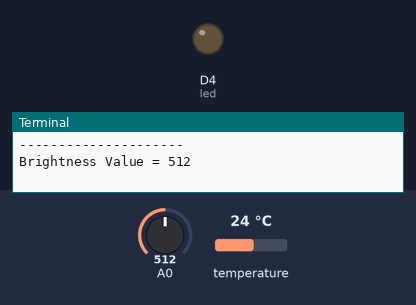
Bench run of a program on a simulated Raspberry Pi (BCM pin numbers) with a GrovePi. On the bench: output pins drawn as LEDs (lit = HIGH), the last lines printed to the terminal. Inputs (shaded band) come from the test bench; at power-on: A0 = 512, temperature 24 °C (analog values on the 0–1023 scale). Web requests get an empty 200 reply after 0.4 s.

Above: at 1.2 s.
1.3 s: A0 set to 495
At 6.6 s:
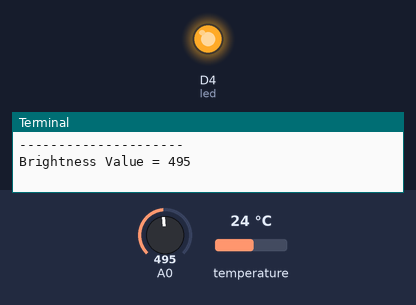
7.7 s: A0 set to 716
At 12.1 s:
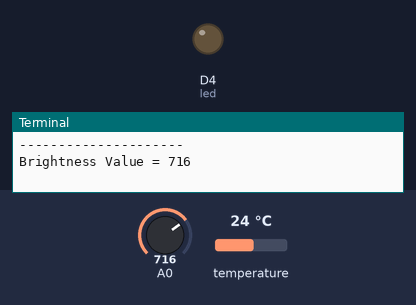
14.1 s: A0 set to 511
At 16.5 s:
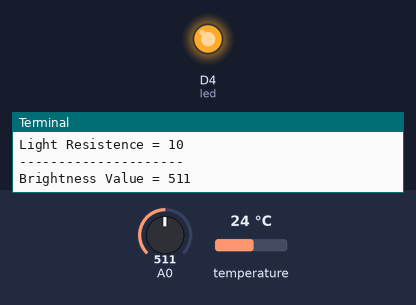
Timing chart, 0 to 18.0 s (numbered marks = the images above; inputs shaded):
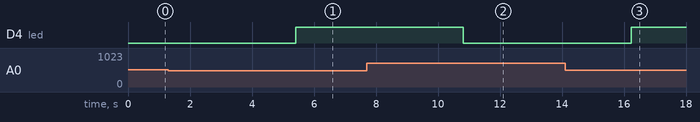

Measured:
- the behaviour switches between 512 and 511 on A0 (found by bisection; images 0 and 1)
- after the input at 1.3 s, D4 (led): LOW → HIGH after 4.1 s
- after the input at 7.7 s, D4 (led): HIGH → LOW after 3.1 s
- after the input at 14.1 s, D4 (led): LOW → HIGH after 2.1 s

The program:

smart_solar_http.py
```python
#!/usr/bin/env python
#
# GrovePi Example for using the Grove Temperature Sensor (http://www.seeedstudio.com/wiki/Grove_-_Temperature_Sensor)
#
# The GrovePi connects the Raspberry Pi and Grove sensors.  You can learn more about GrovePi here:  http://www.dexterindustries.com/GrovePi
#
# Have a question about this example?  Ask on the forums here:  http://forum.dexterindustries.com/c/grovepi
#
'''
## License

The MIT License (MIT)

GrovePi for the Raspberry Pi: an open source platform for connecting Grove Sensors to the Raspberry Pi.
Copyright (C) 2017  Dexter Industries

Permission is hereby granted, free of charge, to any person obtaining a copy
of this software and associated documentation files (the "Software"), to deal
in the Software without restriction, including without limitation the rights
to use, copy, modify, merge, publish, distribute, sublicense, and/or sell
copies of the Software, and to permit persons to whom the Software is
furnished to do so, subject to the following conditions:

The above copyright notice and this permission notice shall be included in
all copies or substantial portions of the Software.

THE SOFTWARE IS PROVIDED "AS IS", WITHOUT WARRANTY OF ANY KIND, EXPRESS OR
IMPLIED, INCLUDING BUT NOT LIMITED TO THE WARRANTIES OF MERCHANTABILITY,
FITNESS FOR A PARTICULAR PURPOSE AND NONINFRINGEMENT. IN NO EVENT SHALL THE
AUTHORS OR COPYRIGHT HOLDERS BE LIABLE FOR ANY CLAIM, DAMAGES OR OTHER
LIABILITY, WHETHER IN AN ACTION OF CONTRACT, TORT OR OTHERWISE, ARISING FROM,
OUT OF OR IN CONNECTION WITH THE SOFTWARE OR THE USE OR OTHER DEALINGS IN
THE SOFTWARE.
'''
# NOTE:
# 	The sensor uses a thermistor to detect ambient temperature.
# 	The resistance of a thermistor will increase when the ambient temperature decreases.
#
# 	There are 3 revisions 1.0, 1.1 and 1.2, each using a different model thermistor.
# 	Each thermistor datasheet specifies a unique Nominal B-Constant which is used in the calculation forumla.
#
# 	The second argument in the grovepi.temp() method defines which board version you have connected.
# 	Defaults to '1.0'. eg.
# 		temp = grovepi.temp(sensor)        # B value = 3975
# 		temp = grovepi.temp(sensor,'1.1')  # B value = 4250
# 		temp = grovepi.temp(sensor,'1.2')  # B value = 4250

import time
import grovepi
import requests, json
import math
import urllib
import pprint

# Connect the Grove Temperature Sensor to analog port A1
# SIG,NC,VCC,GND
sensor = 1
# Connect the Grove Light Sensor to analog port A0
# SIG,NC,VCC,GND
light_sensor = 0

# Connect the LED to digital port D4
# SIG,NC,VCC,GND
led = 4

# Turn on LED once sensor exceeds threshold resistance
threshold = 10

grovepi.pinMode(light_sensor,"INPUT")
grovepi.pinMode(led,"OUTPUT")

url = "http://59.162.178.178:3000/device/smart-solar-system?id=5b9514845c89ef2b048388e3"

def send_to_cloud(temp,sensor_value):
    data = json.dumps([{"sensor" : "temperature", "value":temp, "timestamp":"", "context":"temparature sensor!!"},
            {"sensor": "light-sensor",  "value":sensor_value, "timestamp":"", "context":"Brightness!!"}]);
    r = requests.post(url,data)
    print(r.text)

    return


while True:
    try:
        temp = grovepi.temp(sensor,'1.1')
        print("---------------------")
        print("Temperature =", temp)
                # Get sensor value
        sensor_value = grovepi.analogRead(light_sensor)

        # Calculate resistance of sensor in K
        resistance = (float)(1023 - sensor_value) * 10 / sensor_value
        print("---------------------")
        print("Light Resistence = %d " %(resistance))
        if resistance > threshold:
            # Send HIGH to switch on LED
            grovepi.digitalWrite(led,1)
        else:
            # Send LOW to switch off LED
            grovepi.digitalWrite(led,0)
        print("---------------------")
        print("Brightness Value = %d " %(sensor_value))
        send_to_cloud(temp,sensor_value)
        time.sleep(5)

    except KeyboardInterrupt:
        break
    except IOError:
        print ("Error")
```
